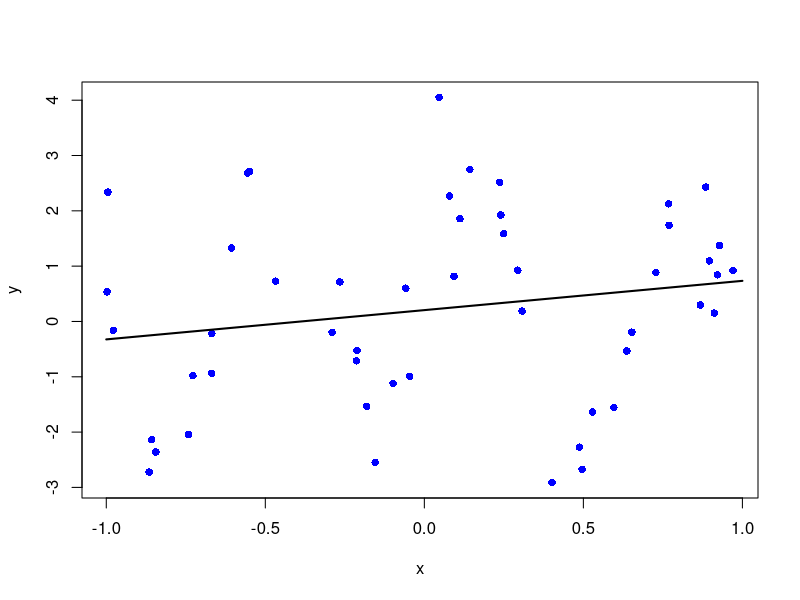
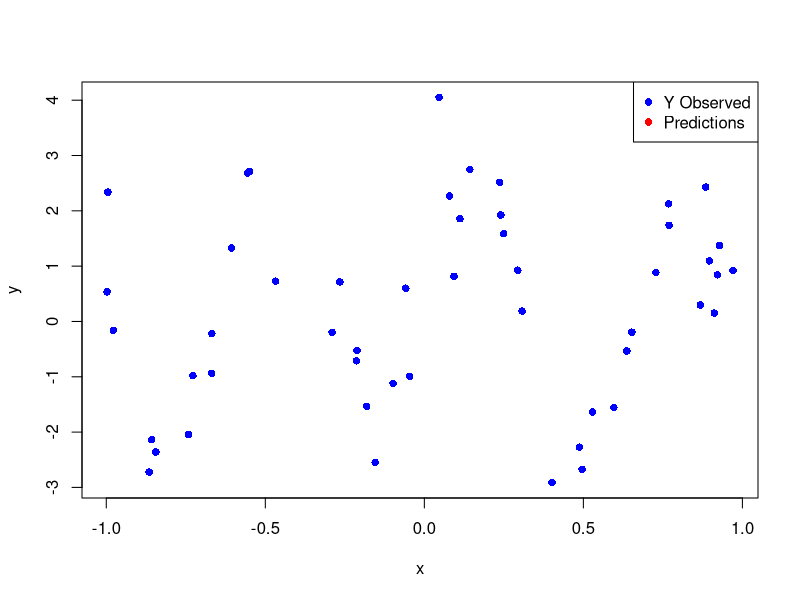

Source code (R) for these figures, in order: (Note: this script raises an error after producing the figures.)
rm(list = ls())

# Let's fake a dataset and see if the network evaluates:
set.seed(2020)
N = 50
x = runif(N,-1,1)
e = rnorm(N,0,1)
y = 2*sin(3*pi*x)+e
plot(y~x,pch = 16, col = 'blue')

# Get the data in matrix form:
X = matrix(x,N,1) #cbind(x, x^2, x^3)
Y = matrix(y,N,1)

model = function(X,Y, theta){
  w =theta[1]
  b = theta[2]
  Yhat = X %*% w+b
  
  E1 = sum((Yhat-Y)^2)
  
  return(list(E1 = E1, Yhat = Yhat))
}

#fixed globally so that the data doesnt change
obj = function(pars) #essentially the parameters of the function
  {
  res_mod = model(X,Y, pars)
  return(res_mod$E1)
}

# we can use nlm in exams

res_opt = nlm(obj, runif(2,-1,1))

#response curve - how does our model respond to different options in the input, for an interval, pick a sequence and ask the model to predict the response and connect that to get the respponse curve

xx = seq(-1, 1, 1/100) #lattice
XX = matrix(xx, ncol = 1)
YY = XX*0 #dummy
res_fitted = model(XX, YY, res_opt$estimate)
lines(res_fitted$Yhat~xx, lwd = 2)

# Specify activation functions for the hidden and output layers:
sig1 = function(z)
{
  1/(1+exp(-z))
}
sig2 = function(z)
{
   z
}

# Write a function that evaluates the neural network (forward recursion):
# X     - Input matrix (N x p)
# Y     - Output matrix(N x q)
# theta - A parameter vector (all of the parameters)
# m     - Number of nodes on hidden layer
# lam   - Regularisation parameter (see later)
neural_net = function(X,Y, theta,m, lam)
{
	 # Relevant dimensional variables:
  N = dim(X)[1]
  p = dim(X)[2]
  q = dim(Y)[2]
   
   # Populate weight-matrix and bias vectors:
  # first 1 to pxm paramters , inout node to the 1st layeer
   index = 1:(p*m)
   W1 = matrix(theta[index], p, m)
   index = max(index)+1:(m*q)# conect from 1st layer with m nodes to the output layer with q nodes
   W2 = matrix(theta[index], m, q)
   index = max(index) + 1:m
   b1 = matrix(theta[index], m, 1)
   index = max(index)+1:q
   b2    = matrix(theta[index],q,1)
   
   print(theta)
   print(W1)
   print(W2)
   print(b1)
   print(b2)
   
   # Evaluate network:
   Yhat = rep(NA, N)
   error = rep(NA, N) #for every prediction you need an error
   for(i in 1:N){
     a0 = matrix(X[i,],p,1)
     a1 = sig1(t(W1)%*%a0+b1)
     a2 = sig2(t(W2)%*%a1+b2)
     Yhat[i] = a2
     error[i] = (Yhat[i]-Y[i,])^2
   }
   
   

   # Calculate error:
   
   E1 = sum(error)
   E2 = 0
   
   # Return predictions and error:
   return(list(Yhat = Yhat, E1 = E1, E2 = E2))
}

# We need to know the number of parameters in the network:

m     = 10
p     = dim(X)[2]
q     = dim(Y)[2]
npars = p*m+m*q+m+q 
npars
theta_rand = runif(npars,-1,+1)
res = neural_net(X,Y,theta_rand,m,0) # takes the first 10 param
res



obj = function(pars){
  res_model = neural_net(X,Y, pars, m, 0)
  return(res_model$E1)
}
obj(theta_rand)

res_opt = nlm(obj,theta_rand,iterlim = 500)
res_opt

res_fitted = neural_net(X,Y,res_opt$estimate,m,0)
res_fitted
plot(y~x,pch = 16,col = 'blue')
#points(res_fitted$out~x,pch = 16, col = 'red')
legend('topright',c('Y Observed','Predictions'), pch = 16, col = c('blue','red'))

# A response curve
xx = 
XX = 
YY = 
res_response_curve = neural_net(XX,YY,,m,0)
lines(res_response_curve$out~xx,lwd = 2)
lines(c(2*sin(3*pi*xx))~xx,col ='grey50')

